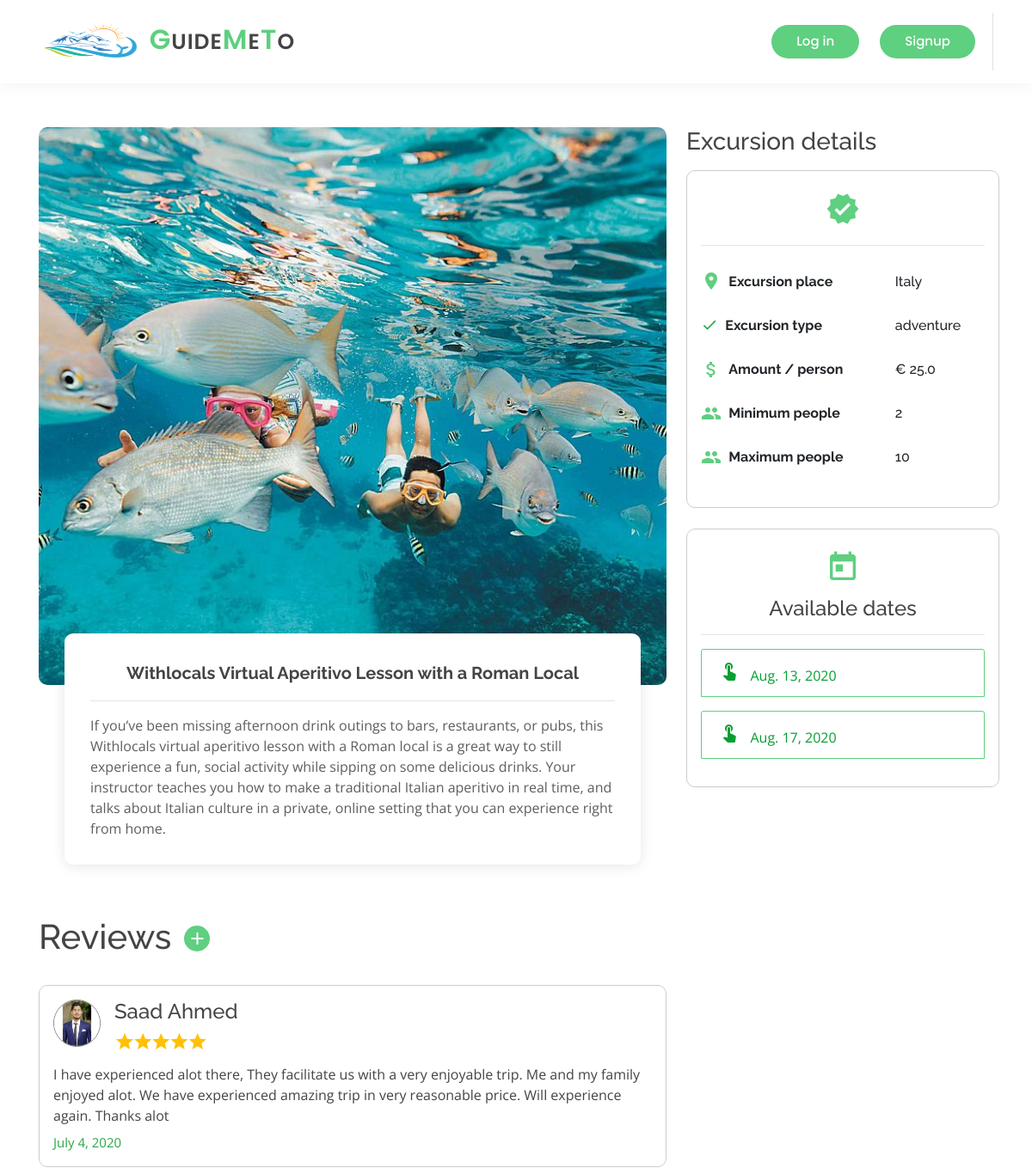
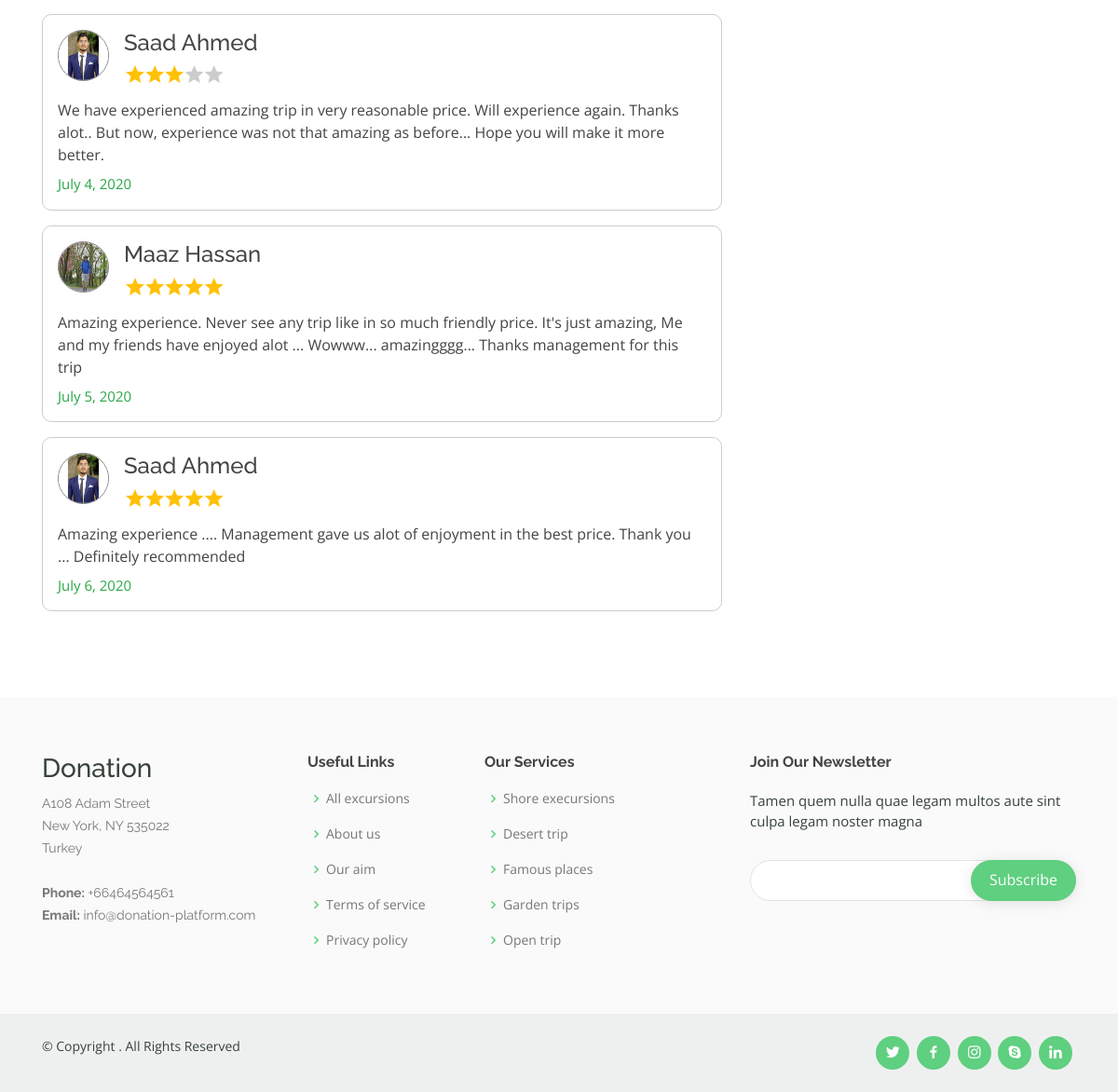
The page /excursion/1 on the database its author committed (2 pictures, top to bottom).
### donationWeb/models.py (models this page shows)
class excursions(models.Model):
    id = models.AutoField(primary_key=True)
    excursions_name = models.CharField(max_length=70)
    excursions_image = models.ImageField(upload_to='excursions_pics')
    EX_TYPES = [
        ("adventure", "adventure"),
        ("activity", "activity"),
        ("relax", "relax"),
        ("city discovery", "city discovery")
    ]
    excursions_type = models.CharField(max_length=100, choices=EX_TYPES)
    excursions_place = models.CharField(max_length=255)
    excursions_description = models.TextField()
    amount_per_person = models.FloatField()
    excursions_ratings = models.FloatField()
    excursions_minimum_people = models.IntegerField()
    excursions_maximum_people = models.IntegerField()

class ex_reviews(models.Model):
    id = models.AutoField(primary_key=True)
    author_id = models.IntegerField()
    author_name = models.CharField(max_length=50)
    author_picture = models.CharField(max_length=150)
    review_star = models.IntegerField()
    review_msg = models.TextField()
    event_id = models.IntegerField()
    date = models.DateField(default=datetime.today().strftime('%Y-%m-%d'))

class availability(models.Model):
    all_excursions = excursions.objects.all().order_by("id")
    all_choices = []
    for ex in all_excursions:
        id_name_pair = (str(ex.id), ex.excursions_name)
        all_choices.append(id_name_pair)
    all_choices_tuple = tuple(all_choices)
    select_excursion = models.CharField(max_length=255, choices=all_choices_tuple)
    availability_date = models.DateField()
    departure_time = models.TimeField()
    departure_point = models.CharField(max_length=255)
    return_date = models.DateField()
    return_time = models.TimeField()
    return_point = models.CharField(max_length=255)
    trip_completed = models.BooleanField(default=False)

### donationWeb/views.py (the view, shortened to what this page needs)
# urls.py: path('excursion/<int:id>', views.particular_ex, name="excursion"),
def particular_ex(request, id):
    context = {}
    particular_event = excursions.objects.get(id=id)
    context['event'] = particular_event
    available_dates = availability.objects.all().filter(select_excursion=str(id), trip_completed=False)
    context['available_dates'] = available_dates
    isReviewExists = ex_reviews.objects.filter(event_id=id).exists()
    if isReviewExists:
        all_reviews = ex_reviews.objects.filter(event_id=id)
        context['reviews'] = all_reviews
    return render(request, "events.html", context)

### templates/events.html (shortened to what this page needs)
{% load static %}
{% include 'inc/head.inc.html' %}
<body>
  {% include 'inc/navBar.inc.html' %}
  <br>
  <br>
  <br>
  <section id="events" class="events">
    <div class="container" data-aos="fade-up">
      <div class="row">
        <div class="col-md-8 align-items-stretch py-3">
          <div class="card" style="height:fit-content">
            <div class="card-img">
              <img src="media/{{event.excursions_image}}" style="width: 100%; border-radius:10px" alt="...">
            </div>
            <div class="card-body" style="border-radius: 10px;">
              <h5 class="card-title">{{event.excursions_name}}</h5>
              <hr>
              <p class="card-text">{{event.excursions_description}}</p>
            </div>
          </div>
          <div>
            <h1>Reviews
              {% if user.is_authenticated %}
                <i class="material-icons add_review_icon" title="Add your own review" data-toggle="collapse" data-target="#reviewForm">add</i>
              {% else %}
                <i class="material-icons add_review_icon" title="Add your own review" onclick="ask_to_online()">add</i>
              {% endif %}
            </h1>
            <br>
            {% if reviews %}
                {% for review in reviews %}
                <div class="profile p-3 mb-3">
                  <div class="row text-left">
                    <div class="col-sm-12 d-flex">
                      <img src="media/profilePics/{{review.author_picture}}" alt="" style="width: 55px; height: 55px; border: solid 1px grey; border-radius: 100%;">
                      <div class="mx-3">
                        <h4>{{review.author_name}} <span class="ratingNumber" style="opacity: 0;">{{review.review_star}}</span></h4>
                        <div style="display: inline;" class="ratingParent" >
                          <i class="material-icons text-lightgrey" style="margin-right: -7px;">star</i>
                          <i class="material-icons text-lightgrey" style="margin-right: -7px;">star</i>
                          <i class="material-icons text-lightgrey" style="margin-right: -7px;">star</i>
                          <i class="material-icons text-lightgrey" style="margin-right: -7px;">star</i>
                          <i class="material-icons text-lightgrey" style="margin-right: -7px;">star</i>
                        </div>
                      </div>
                    </div>
                    <div class="col-sm-12 pt-2">
                        {{review.review_msg}}
                        <p class="text-success p-0 m-0 pt-2" style="font-size: 15px;">{{review.date}}</p>
                    </div>
                  </div>
                </div>
                {% endfor %}
            {% else %}
              <h3 class="text-secondary">No reviews yet!</h3>
            {% endif %}
          </div>
        </div>
        <div class="col-xl-4 col-md-4 col-sm-12 px-2 py-3">
          <h3 class="mb-3">Excursion details</h3>
          <div class="p-3" style="border: solid 1px #cccccc; border-radius:10px">
            <div class="my-2" style="text-align: center;">
              <i class="material-icons datetimeIcon" style="font-size: 40px;">verified</i>
            </div>
            <hr>
            <table class="table hhh">
              <tbody>
                <tr class="p-0">
                  <td>
                    <div class="trainer-rank d-flex align-items-center float-left my-2">
                      <i class="material-icons datetimeIcon">location_on</i> &nbsp;&nbsp; <h6 class="my-2 font-weight-bold">Excursion place</h6>
                    </div>
                  </td>
                  <td><h6 class="mt-3"> {{event.excursions_place}}</h6></td>
                </tr>
                <tr>
                  <td>
                    <div class="trainer-rank d-flex align-items-center float-left my-2">
                      <i class="material-icons text-success" style="font-size: 20px;">done</i> &nbsp;&nbsp; <h6 class="my-2 font-weight-bold">Excursion type</h6>
                    </div>
                  </td>
                  <td><h6 class="mt-3">{{event.excursions_type}}</h6></td>
                </tr>
                <tr>
                  <td>
                    <div class="trainer-rank d-flex align-items-center float-left my-2">
                      <i class="material-icons datetimeIcon">attach_money</i> &nbsp;&nbsp; <h6 class="my-2 font-weight-bold">Amount / person</h6>
                    </div>
                  </td>
                  <td><h6 class="mt-3">&euro; {{event.amount_per_person}}</h6></td>
                </tr>
                <tr>
                  <td>
                    <div class="trainer-rank d-flex align-items-center float-left my-2">
                      <i class="material-icons datetimeIcon">group</i> &nbsp;&nbsp; <h6 class="my-2 font-weight-bold">Minimum people</h6>
                    </div>
                  </td>
                  <td><h6 class="mt-3">{{event.excursions_minimum_people}}</h6></td>
                </tr>
                <tr>
                  <td>
                    <div class="trainer-rank d-flex align-items-center float-left my-2">
                      <i class="material-icons datetimeIcon">group</i> &nbsp;&nbsp; <h6 class="my-2 font-weight-bold">Maximum people</h6>
                    </div>
                  </td>
                  <td><h6 class="mt-3">{{event.excursions_maximum_people}}</h6></td>
                </tr>
              </tbody>
            </table>
          </div>
          <div class="p-3 mt-4" style="border: solid 1px #cccccc; border-radius:10px">
            <div class="my-2" style="text-align: center;">
              <i class="material-icons datetimeIcon" style="font-size: 40px;">today</i>
              <h4 class="my-2">Available dates</h4>
            </div>
            <hr>
            <div id="accordion">
              {% if available_dates %}
                {% for available in available_dates %}
                <div class="card my-3" style="width: 100%; padding: 0;">
                  <div class="card-header dateHeaders" data-toggle="collapse" href="#trey_{{available.id}}">
                    <a class="card-link">
                      <i class="material-icons">touch_app</i> &nbsp; {{available.availability_date}}
                    </a>
                  </div>
                </div>
                {% endfor %}
              {% else %}
                <h5 class="my-4 text-center">Oops! Not available right now</h5>
              {% endif %}
            </div>
          </div>
        </div>
      </div>
    </div>
  </section>
  {% include 'inc/footer.inc.html' %}
</body>
</html>

### templates/inc/head.inc.html (shortened to what this page needs)
{% load static %}
<!DOCTYPE html>
<html lang="en">
<head>
  <link href="{% static 'vendor/bootstrap/css/bootstrap.min.css' %}" rel="stylesheet">
  <link href="{% static 'vendor/icofont/icofont.min.css' %}" rel="stylesheet">
  <link href="{% static 'vendor/boxicons/css/boxicons.min.css' %}" rel="stylesheet">
  <link href="{% static 'vendor/remixicon/remixicon.css' %}" rel="stylesheet">
  <link href="{% static 'vendor/owl.carousel/assets/owl.carousel.min.css' %}" rel="stylesheet">
  <link href="{% static 'vendor/animate.css/animate.min.css' %}" rel="stylesheet">
  <link href="{% static 'vendor/aos/aos.css' %}" rel="stylesheet">
  <link rel="stylesheet" href="https://maxcdn.bootstrapcdn.com/bootstrap/4.4.1/css/bootstrap.min.css">
  <link rel="stylesheet" href="https://cdnjs.cloudflare.com/ajax/libs/font-awesome/4.7.0/css/font-awesome.min.css">
  <link href="{% static 'css/sass.css' %}" rel="stylesheet">
  <link href="{% static 'css/style.css' %}" rel="stylesheet">
  <link href="{% static 'css/sass.css' %}" rel="stylesheet">
</head>

### templates/inc/navBar.inc.html (shortened to what this page needs)
{% load static %}
<header id="header" class="fixed-top">
    <div class="container d-flex align-items-center">
      <h1 class="logo mr-auto">
        <a href="{% url 'index' %}">
          <img src="{% static 'img/main_logo.png' %}" alt="" style="width: 120px;">
        </a>
        <span style="color:#5fcf80">G</span><span style="font-size: 25px;">uide</span><span style="color:#5fcf80">M</span><span style="font-size: 25px;">e</span><span style="color:#5fcf80">T</span><span style="font-size: 25px;">o</span>
      </h1>
      <nav class="nav-menu d-none d-lg-block">
        <ul class="pr-4 border-right">
          {% if user.is_authenticated %}
          <li>
          <a href=" login " class="get-started-btn m-1 text-white" style="width:100%; text-align:center">Log in</a>
          </li>
          <li>
          <a href=" signup " class="get-started-btn m-1 text-white" style="width:100%; text-align:center">Signup</a>
          </li>
        </ul>
      </nav>
    </div>
  </header>

### templates/inc/footer.inc.html (shortened to what this page needs)
{% load static %}
<footer id="footer">
    <div class="footer-top">
      <div class="container">
        <div class="row">
          <div class="col-lg-3 col-md-6 footer-contact">
            <h3>Donation</h3>
            <p>
              A108 Adam Street <br>
              New York, NY 535022<br>
              Turkey <br><br>
              <strong>Phone:</strong> +66464564561<br>
              <strong>Email:</strong> info@donation-platform.com<br>
            </p>
          </div>
          <div class="col-lg-2 col-md-6 footer-links">
            <h4>Useful Links</h4>
            <ul>
              <li><i class="bx bx-chevron-right"></i> <a href="{% static '#">All excursions</a></li>
              <li><i class="bx bx-chevron-right"></i> <a href="{% static '#">About us</a></li>
              <li><i class="bx bx-chevron-right"></i> <a href="{% static '#">Our aim</a></li>
              <li><i class="bx bx-chevron-right"></i> <a href="{% static '#">Terms of service</a></li>
              <li><i class="bx bx-chevron-right"></i> <a href="{% static '#">Privacy policy</a></li>
            </ul>
          </div>
          <div class="col-lg-3 col-md-6 footer-links">
            <h4>Our Services</h4>
            <ul>
              <li><i class="bx bx-chevron-right"></i> <a href="">Shore execursions</a></li>
              <li><i class="bx bx-chevron-right"></i> <a href="">Desert trip</a></li>
              <li><i class="bx bx-chevron-right"></i> <a href="">Famous places</a></li>
              <li><i class="bx bx-chevron-right"></i> <a href="">Garden trips</a></li>
              <li><i class="bx bx-chevron-right"></i> <a href="">Open trip</a></li>
            </ul>
          </div>
          <div class="col-lg-4 col-md-6 footer-newsletter">
            <h4>Join Our Newsletter</h4>
            <p>Tamen quem nulla quae legam multos aute sint culpa legam noster magna</p>
            <form action="" method="post">
              <input type="email" name="email"><input type="submit" value="Subscribe">
            </form>
          </div>
        </div>
      </div>
    </div>
    <div class="container d-md-flex py-4">
      <div class="mr-md-auto text-center text-md-left">
        <div class="copyright">
          &copy; Copyright <strong></strong>. All Rights Reserved
        </div>
        <div class="credits">
        </div>
      </div>
      <div class="social-links text-center text-md-right pt-3 pt-md-0">
        <a href="" class="twitter"><i class="bx bxl-twitter"></i></a>
        <a href=""><i class="bx bxl-facebook"></i></a>
        <a href="" class="instagram"><i class="bx bxl-instagram"></i></a>
        <a href="" class="google-plus"><i class="bx bxl-skype"></i></a>
        <a href="" class="linkedin"><i class="bx bxl-linkedin"></i></a>
      </div>
    </div>
  </footer>

### templates/inc/bottomLinks.inc.html (shortened to what this page needs)
{% load static %}

### static/css/sass.css (style rules this page uses)
.dateHeaders { background-color: white; border: solid 1px #5fcf80; border-radius: 10px; cursor: pointer; color: #069f33; transition-duration: 0.25s; }
.text-lightgrey { color: #cccccc; }
.add_review_icon { background-color: #5fcf80; color: white; border-radius: 100%; padding: 3px; margin-left: 5px; cursor: pointer; }
.profile { border: solid 1px #cccccc; border-radius: 10px; text-align: center; }
.hhh tr { padding: 0px; margin: 0px; }
.hhh td { padding: 0px; border: none; }

### rows shown on the page
excursions: excursions_image (picture), excursions_name "Withlocals Virtual Aperitivo Lesson with a Roman Local", excursions_description "If you’ve been missing afternoon drink outings to bars, restaurants, or pubs, this Withlocals virtual aperitivo lesson with a Roman local is a great way to still experience a fun, social activity while sipping on some delicious drinks. Your instructor teaches you how to make a traditional Italian aperitivo in real time, and talks about Italian culture in a private, online setting that you can experience right from home.", excursions_place "Italy", excursions_type "adventure", amount_per_person "25.0", excursions_minimum_people "2", excursions_maximum_people "10"
ex_reviews: author_picture (picture), author_name "Saad Ahmed", review_msg "I have experienced alot there, They facilitate us with a very enjoyable trip. Me and my family enjoyed alot. We have experienced amazing trip in very reasonable price. Will experience again. Thanks alot", date "July 4, 2020"
ex_reviews: author_picture (picture), author_name "Saad Ahmed", review_msg "We have experienced amazing trip in very reasonable price. Will experience again. Thanks alot.. But now, experience was not that amazing as before... Hope you will make it more better.", date "July 4, 2020"
ex_reviews: author_picture (picture), author_name "Maaz Hassan", review_msg "Amazing experience. Never see any trip like in so much friendly price. It's just amazing, Me and my friends have enjoyed alot ... Wowww... amazingggg... Thanks management for this trip", date "July 5, 2020"
ex_reviews: author_picture (picture), author_name "Saad Ahmed", review_msg "Amazing experience .... Management gave us alot of enjoyment in the best price. Thank you ... Definitely recommended", date "July 6, 2020"
availability: availability_date "Aug. 13, 2020"
availability: availability_date "Aug. 17, 2020"
